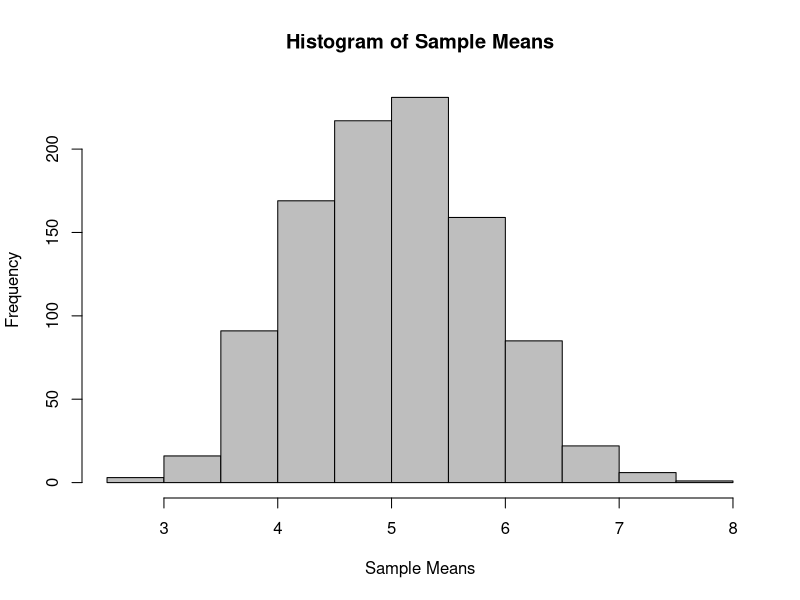
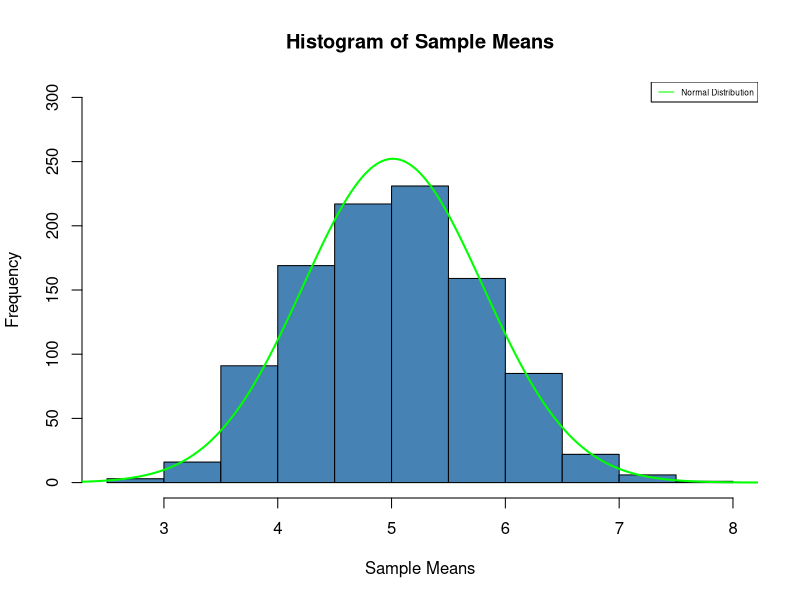
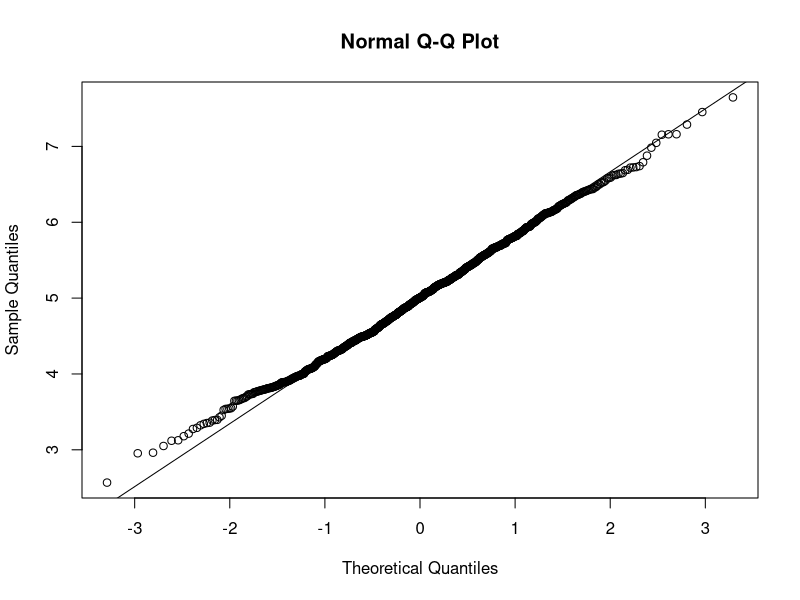

The R source for these figures, in order:
## ---- chunk 1
set.seed(100796)
## ---- chunk 2
lambda <- 0.2
nsim <- 1000
n <- 40
## ---- chunk 3
sim <- rexp(n*nsim, lambda)
#create data frame of 1000 rows (frequency of simulation) and 40 columns
data2 <- data.frame(matrix(sim, nsim, n))
## ---- chunk 4
t.mn <- 1/lambda
## ---- chunk 5
#mean of each simulation
mn.1000 <- apply(data2, 1, mean)
#mean of sampling distribution
mn <- mean(mn.1000)
## ---- chunk 6
hist(mn.1000, xlab = "Sample Means", main = "Histogram of Sample Means",
     col = "grey")
## ---- chunk 7
t.var <- (1/lambda)^2
## ---- chunk 8
#variance of each simulation
var.1000 <- apply(data2, 1, var)
#variance of sampling distribution
var <- mean(var.1000)
## ---- chunk 9
#plot histogram of sample means
h <- hist(mn.1000, xlab = "Sample Means", 
          main = "Histogram of Sample Means", col = "steelblue",
          ylim = c(0, 300))
#plot normal distribution
xfit <- seq(1, 1000, length = 100000)
yfit <- dnorm(xfit, mean = mean(mn.1000), sd = sd(mn.1000))
yfit <- yfit*diff(h$mids[1:2])*length(mn.1000)
lines(xfit, yfit, col = "green", lwd = 2)
#include legend
legend("topright", c("Normal Distribution"),
       col = "green", lty = 1, cex = 0.5)
## ---- chunk 10
qqnorm(mn.1000); qqline(mn.1000)
## ---- chunk 11
require(nortest)
pearson.test(mn.1000)
